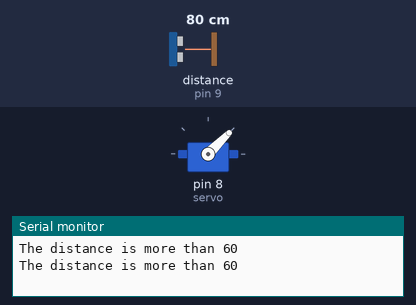
Bench run of a sketch on a simulated Arduino Uno, built with avr-gcc and run on an emulated ATmega328P. Shown: servo, the last lines printed to the serial monitor. Wiring (inferred from the names in the program): ultrasonic range finder: trigger pin 10; echo pin 9. Inputs (shaded band) come from the test bench; at power-on: distance to the obstacle (sensor on pin 9) 80 cm. The echo pulse lasts 58.3 µs per cm.

Above: at 2.3 s.
2.4 s: distance to the obstacle (sensor on pin 9) set to 10 cm
6.0 s: distance to the obstacle (sensor on pin 9) set to 7 cm
At 7.0 s:
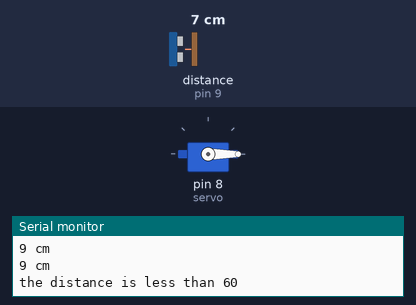
8.1 s: distance to the obstacle (sensor on pin 9) set to 9 cm
At 9.3 s:
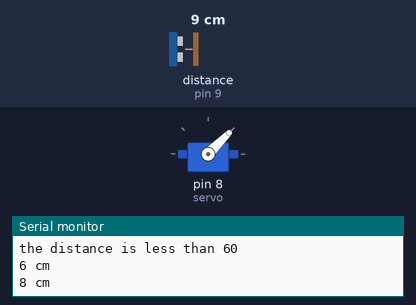
10.5 s: distance to the obstacle (sensor on pin 9) set to 2 cm
At 11.7 s:
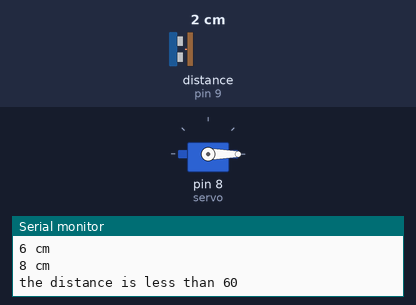
Timing chart, 0 to 13.5 s (numbered marks = the images above; inputs shaded):
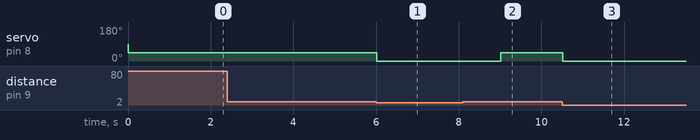

Measured:
- the behaviour switches between 9 and 8 cm on distance to the obstacle (sensor on pin 9) (found by bisection; images 0 and 1)
- after the input at 6.0 s, servo on pin 8 (servo): 45° → 0° at once
- after the input at 8.1 s, servo on pin 8 (servo): 0° → 45° after 0.92 s
- after the input at 10.5 s, servo on pin 8 (servo): 45° → 0° at once

The sketch:

garrage_door.ino
```cpp
#include <Servo.h>

#define trigPin 10 /*green wire*/
#define echoPin 9 /*white wire*/

Servo servo;
int sound = 250;
void setup() {
Serial.begin (9600);
pinMode(trigPin, OUTPUT);
pinMode(echoPin, INPUT);
servo.attach(8);
}
void loop() {
long duration, distance;
digitalWrite(trigPin, LOW);
delayMicroseconds(2);
digitalWrite(trigPin, HIGH);
delayMicroseconds(10);
digitalWrite(trigPin, LOW);
duration = pulseIn(echoPin, HIGH);
distance = (duration/2) / 29.1;
if (distance < 8) {
Serial.println("the distance is less than 60");
servo.write(0);
delay(1500);
}
else {
servo.write(45);
}
if (distance > 60 || distance <= 0){
Serial.println("The distance is more than 60");
}
else {
Serial.print(distance);
Serial.println(" cm");
}
delay(1500);
}
```
